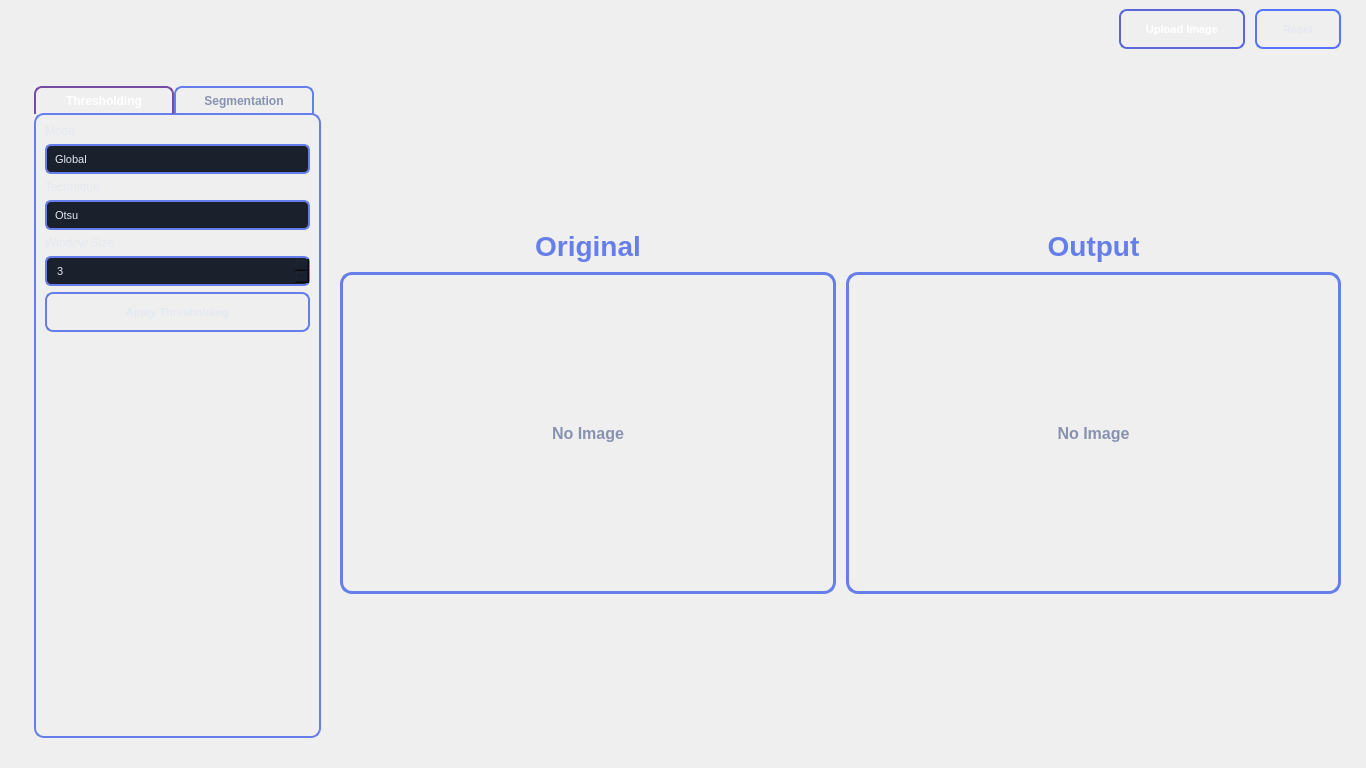
<?xml version="1.0" encoding="UTF-8"?>
<ui version="4.0">
 <class>Form</class>
 <widget class="QWidget" name="Form">
  <property name="geometry">
   <rect>
    <x>0</x>
    <y>0</y>
    <width>1366</width>
    <height>768</height>
   </rect>
  </property>
  <property name="minimumSize">
   <size>
    <width>1200</width>
    <height>700</height>
   </size>
  </property>
  <property name="windowTitle">
   <string>Image Studio</string>
  </property>
  <property name="styleSheet">
   <string notr="true">/* ========================================
   STYLESHEET SECTION - Professional Gradient Theme
   Theme Colors: Purple/Blue Gradient (#667eea, #764ba2)
   Dark Background: #0f1419, #1a202c, #2d3748
   ======================================== */

/* Main Window */
QMainWindow, QWidget {
    background: qlineargradient(x1:0, y1:0, x2:1, y2:1,
                                stop:0 #0f1419, stop:1 #1a1f2e);
    color: #e4e8f0;
    font-family: 'Segoe UI Semibold', 'Segoe UI';
    font-size: 12px;
}

/* Labels */
QLabel {
    color: #e4e8f0;
    font-family: 'Segoe UI', 'Roboto', Arial, sans-serif;
    font-size: 12px;
}

/* Buttons */
QPushButton {
    background: qlineargradient(x1:0, y1:0, x2:0, y2:1,
                                stop:0 #1f1f3d, stop:1 #0f0f25);
    color: #e4e8f0;
    border: 2px solid #667eea;
    border-radius: 8px;
    padding: 6px 12px;
    font-size: 11px;
    font-weight: 600;
    min-height: 24px;
}

QPushButton:hover {
    background: qlineargradient(x1:0, y1:0, x2:0, y2:1,
                                stop:0 #2d2d5f, stop:1 #1a1a38);
    border: 2px solid #764ba2;
    color: #ffffff;
}

QPushButton:pressed {
    background: qlineargradient(x1:0, y1:0, x2:0, y2:1,
                                stop:0 #667eea, stop:1 #764ba2);
    border: 2px solid #7c3aed;
    color: #ffffff;
}

QPushButton#btnUploadOriginal {
    background: qlineargradient(x1:0, y1:0, x2:0, y2:1,
                                stop:0 #667eea, stop:1 #764ba2);
    border: 2px solid #5a67d8;
    color: #ffffff;
    min-width: 98px;
}

QPushButton#btnUploadOriginal:hover {
    background: qlineargradient(x1:0, y1:0, x2:0, y2:1,
                                stop:0 #764ba2, stop:1 #9333ea);
    border: 2px solid #7c3aed;
    color: #ffffff;
}

QPushButton#btnReset {
    background: qlineargradient(x1:0, y1:0, x2:0, y2:1,
                                stop:0 #1f1f3d, stop:1 #0f0f25);
    border-color: #5674ff;
    min-width: 58px;
}

QPushButton#btnUploadMatchImage1, QPushButton#btnUploadMatchImage2 {
    min-width: 24px;
    max-width: 24px;
    min-height: 24px;
    max-height: 24px;
    padding: 0;
    border-radius: 6px;
    background: qlineargradient(x1:0, y1:0, x2:0, y2:1,
                                stop:0 #1f1f3d, stop:1 #0f0f25);
    border: 2px solid #667eea;
}

QPushButton#btnUploadMatchImage1:hover, QPushButton#btnUploadMatchImage2:hover {
    background: qlineargradient(x1:0, y1:0, x2:0, y2:1,
                                stop:0 #2d2d5f, stop:1 #1a1a38);
    border: 2px solid #764ba2;
}

/* Input Fields */
QComboBox, QSpinBox, QDoubleSpinBox {
    background-color: #1a202c;
    color: #e4e8f0;
    border: 2px solid #667eea;
    border-radius: 6px;
    padding: 5px 8px;
    font-size: 11px;
    selection-background-color: #764ba2;
}

QComboBox:focus, QSpinBox:focus, QDoubleSpinBox:focus {
    border: 2px solid #764ba2;
    background-color: #1f2937;
}

QComboBox::drop-down {
    border: none;
    width: 22px;
}

QComboBox::down-arrow {
    image: none;
    border-left: 5px solid transparent;
    border-right: 5px solid transparent;
    border-top: 6px solid #667eea;
    margin-right: 8px;
}

QComboBox QAbstractItemView {
    background-color: #1a202c;
    color: #e4e8f0;
    border: 2px solid #667eea;
    border-radius: 8px;
    selection-background-color: #667eea;
    padding: 4px;
}

/* Group Boxes */
QGroupBox {
    color: #e4e8f0;
    border: 2px solid #667eea;
    border-radius: 12px;
    margin-top: 12px;
    font-weight: 600;
    font-size: 13px;
    padding: 10px 8px 8px 8px;
    background: qlineargradient(x1:0, y1:0, x2:0, y2:1,
                                stop:0 #1a1a36, stop:1 #0f0f1f);
}

QGroupBox::title {
    subcontrol-origin: margin;
    subcontrol-position: top center;
    padding: 3px 12px;
    background: qlineargradient(x1:0, y1:0, x2:1, y2:0,
                                stop:0 #667eea, stop:1 #764ba2);
    border-radius: 6px;
    color: #ffffff;
    font-weight: bold;
    font-size: 12px;
}

/* Checkboxes */
QCheckBox {
    color: #e4e8f0;
    font-size: 12px;
    spacing: 8px;
    padding: 4px;
}

QCheckBox::indicator {
    width: 20px;
    height: 20px;
    border: 2px solid #667eea;
    border-radius: 6px;
    background-color: #1a202c;
}

QCheckBox::indicator:hover {
    border: 2px solid #764ba2;
    background-color: #1f2937;
}

QCheckBox::indicator:checked {
    background: qlineargradient(x1:0, y1:0, x2:1, y2:1,
                                stop:0 #667eea, stop:1 #764ba2);
    border: 2px solid #5a67d8;
    image: none;
}

/* Radio Buttons */
QRadioButton {
    color: #e4e8f0;
    font-size: 12px;
    spacing: 8px;
    padding: 4px;
}

QRadioButton::indicator {
    width: 18px;
    height: 18px;
    border: 2px solid #667eea;
    border-radius: 9px;
    background-color: #1a202c;
}

QRadioButton::indicator:hover {
    border: 2px solid #764ba2;
    background-color: #1f2937;
}

QRadioButton::indicator:checked {
    background: qlineargradient(x1:0, y1:0, x2:1, y2:1,
                                stop:0 #667eea, stop:1 #764ba2);
    border: 2px solid #5a67d8;
}

/* Sliders */
QSlider::groove:horizontal {
    background: #1a202c;
    height: 8px;
    border-radius: 4px;
    border: 1px solid #667eea;
}

QSlider::handle:horizontal {
    background: qlineargradient(x1:0, y1:0, x2:1, y2:0,
                                stop:0 #667eea, stop:1 #764ba2);
    border: 2px solid #5a67d8;
    width: 18px;
    margin: -6px 0;
    border-radius: 9px;
}

QSlider::handle:horizontal:hover {
    background: qlineargradient(x1:0, y1:0, x2:1, y2:0,
                                stop:0 #764ba2, stop:1 #9333ea);
    border: 2px solid #7c3aed;
}

QSlider::sub-page:horizontal {
    background: qlineargradient(x1:0, y1:0, x2:1, y2:0,
                                stop:0 #667eea, stop:1 #764ba2);
    border-radius: 4px;
}

/* Scroll Area */
QScrollArea {
    border: none;
    background: transparent;
}

QScrollBar:vertical {
    background-color: #0f0f25;
    width: 12px;
    border-radius: 6px;
}

QScrollBar::handle:vertical {
    background: qlineargradient(x1:0, y1:0, x2:1, y2:0,
                                stop:0 #667eea, stop:1 #764ba2);
    border-radius: 6px;
    min-height: 30px;
}

QScrollBar::handle:vertical:hover {
    background: qlineargradient(x1:0, y1:0, x2:1, y2:0,
                                stop:0 #764ba2, stop:1 #9333ea);
}

/* Custom Frames */
#topBar {
    background: qlineargradient(x1:0, y1:0, x2:1, y2:0,
                                stop:0 #0f1419, stop:1 #1a1f2e);
}

#leftImageFrame, #rightImageFrame {
    border: 3px solid #667eea;
    border-radius: 12px;
    background: qlineargradient(x1:0, y1:0, x2:0, y2:1,
                                stop:0 #0f0f25, stop:1 #0a0a15);
}

#matchImage1Frame, #matchImage2Frame, #matchResultFrame {
    border: 3px solid #667eea;
    border-radius: 12px;
    background: qlineargradient(x1:0, y1:0, x2:0, y2:1,
                                stop:0 #0f0f25, stop:1 #0a0a15);
}

#lblSingleOriginalTitle, #lblSingleOutputTitle {
    font-size: 28px;
    font-weight: 700;
    color: #667eea;
}

#lblImg1Title, #lblImg2Title {
    border: 0;
    background-color: transparent;
    padding: 1px 2px;
    font-weight: 700;
    font-size: 14px;
    color: #e4e8f0;
}

#lblOriginal, #lblProcessed, #lblMatchImage1, #lblMatchImage2, #lblMatchResult {
    border: 0;
    background-color: transparent;
    color: #8892b0;
    font-size: 16px;
    font-weight: 500;
}

#hDivider {
    background-color: qlineargradient(x1:0, y1:0, x2:1, y2:0,
                                      stop:0 #667eea, stop:1 #764ba2);
    min-height: 2px;
    max-height: 2px;
}

#frameHarris, #frameLambda, #frameSift, #frameMatching, #matchSideFrame {
    border: 2px solid #667eea;
    border-radius: 14px;
    background: qlineargradient(x1:0, y1:0, x2:0, y2:1,
                                stop:0 #1a1a36, stop:1 #0f0f1f);
}

#matchThreshold, #matchCount {
    background-color: #1a202c;
    border: 2px solid #667eea;
    border-radius: 6px;
    min-height: 20px;
    padding: 2px 4px;
    color: #e4e8f0;
}

#lblMatchUsing {
    font-size: 24px;
    font-weight: 700;
    padding-top: 6px;
    padding-bottom: 4px;
    color: #667eea;
}

QLabel[chipTitle=&quot;true&quot;] {
    background: qlineargradient(x1:0, y1:0, x2:1, y2:0,
                                stop:0 #667eea, stop:1 #764ba2);
    border: 1px solid #aebdff;
    border-radius: 8px;
    color: #edf2ff;
    font-weight: 700;
}

#topTimeFrame {
    border-radius: 8px;
    background: qlineargradient(x1:0, y1:0, x2:0, y2:1,
                                stop:0 #1a1a36, stop:1 #0f0f1f);
    border: 1px solid #667eea;
}

#matchTimeFrame {
    border-radius: 8px;
    background: qlineargradient(x1:0, y1:0, x2:0, y2:1,
                                stop:0 #1a1a36, stop:1 #0f0f1f);
    border: 1px solid #667eea;
}

QMenuBar, QMenu {
    background-color: #0f1419;
    color: #e4e8f0;
    border-bottom: 1px solid #667eea;
}

QMenuBar::item:selected {
    background: qlineargradient(x1:0, y1:0, x2:1, y2:0,
                                stop:0 #667eea, stop:1 #764ba2);
    color: #ffffff;
}

/* Tab Widget */
QTabWidget::pane {
    border: 2px solid #667eea;
    border-radius: 10px;
    background: qlineargradient(x1:0, y1:0, x2:0, y2:1,
                                stop:0 #1a1a36, stop:1 #0f0f1f);
    top: -1px;
}

QTabBar::tab {
    background: qlineargradient(x1:0, y1:0, x2:0, y2:1,
                                stop:0 #1f1f3d, stop:1 #0f0f25);
    color: #8892b0;
    border: 2px solid #667eea;
    border-bottom: none;
    border-top-left-radius: 8px;
    border-top-right-radius: 8px;
    padding: 6px 18px;
    font-size: 12px;
    font-weight: 600;
    min-width: 100px;
}

QTabBar::tab:selected {
    background: qlineargradient(x1:0, y1:0, x2:1, y2:0,
                                stop:0 #667eea, stop:1 #764ba2);
    color: #ffffff;
    border-color: #764ba2;
}

QTabBar::tab:hover:!selected {
    background: qlineargradient(x1:0, y1:0, x2:0, y2:1,
                                stop:0 #2d2d5f, stop:1 #1a1a38);
    color: #e4e8f0;
    border-color: #764ba2;
}</string>
  </property>
  <layout class="QVBoxLayout" name="rootLayout">
   <property name="spacing">
    <number>10</number>
   </property>
   <property name="leftMargin">
    <number>16</number>
   </property>
   <property name="topMargin">
    <number>0</number>
   </property>
   <property name="rightMargin">
    <number>16</number>
   </property>
   <property name="bottomMargin">
    <number>12</number>
   </property>
   <item>
    <widget class="QFrame" name="topBar">
     <layout class="QHBoxLayout" name="topBarLayout">
      <property name="spacing">
       <number>10</number>
      </property>
      <item>
       <spacer name="horizontalSpacer">
        <property name="orientation">
         <enum>Qt::Orientation::Horizontal</enum>
        </property>
        <property name="sizeHint" stdset="0">
         <size>
          <width>40</width>
          <height>20</height>
         </size>
        </property>
       </spacer>
      </item>
      <item>
       <widget class="QPushButton" name="btnUploadOriginal">
        <property name="text">
         <string>Upload Image</string>
        </property>
       </widget>
      </item>
      <item>
       <widget class="QPushButton" name="btnReset">
        <property name="text">
         <string>Reset</string>
        </property>
       </widget>
      </item>
     </layout>
    </widget>
   </item>
   <item>
    <widget class="QStackedWidget" name="displayStack">
     <property name="sizePolicy">
      <sizepolicy hsizetype="Expanding" vsizetype="Expanding">
       <horstretch>0</horstretch>
       <verstretch>0</verstretch>
      </sizepolicy>
     </property>
     <widget class="QWidget" name="pageSingleView">
      <layout class="QHBoxLayout" name="pageSingleViewLayout">
       <property name="spacing">
        <number>10</number>
       </property>
       <item>
        <widget class="QStackedWidget" name="parametersStack">
         <property name="minimumSize">
          <size>
           <width>240</width>
           <height>0</height>
          </size>
         </property>
         <property name="maximumSize">
          <size>
           <width>305</width>
           <height>16777215</height>
          </size>
         </property>
         <widget class="QWidget" name="pageTabView">
          <layout class="QVBoxLayout" name="pageTabViewLayout">
           <item>
            <widget class="QTabWidget" name="tabs">
             <property name="currentIndex">
              <number>0</number>
             </property>
             <widget class="QWidget" name="tabThreshold">
              <attribute name="title">
               <string>Thresholding</string>
              </attribute>
              <layout class="QVBoxLayout" name="tabThresholdLayout">
               <item>
                <widget class="QLabel" name="labelThresholdMode">
                 <property name="text">
                  <string>Mode</string>
                 </property>
                </widget>
               </item>
               <item>
                <widget class="QComboBox" name="comboThresholdMode">
                 <item>
                  <property name="text">
                   <string>Global</string>
                  </property>
                 </item>
                 <item>
                  <property name="text">
                   <string>Local</string>
                  </property>
                 </item>
                </widget>
               </item>
               <item>
                <widget class="QLabel" name="labelThresholdTechnique">
                 <property name="text">
                  <string>Technique</string>
                 </property>
                </widget>
               </item>
               <item>
                <widget class="QComboBox" name="comboThresholdTechnique">
                 <item>
                  <property name="text">
                   <string>Otsu</string>
                  </property>
                 </item>
                 <item>
                  <property name="text">
                   <string>Spectral</string>
                  </property>
                 </item>
                 <item>
                  <property name="text">
                   <string>Optimal</string>
                  </property>
                 </item>
                </widget>
               </item>
               <item>
                <widget class="QLabel" name="labelWindowSize">
                 <property name="text">
                  <string>Window Size</string>
                 </property>
                </widget>
               </item>
               <item>
                <widget class="QSpinBox" name="windowSize">
                 <property name="minimum">
                  <number>3</number>
                 </property>
                 <property name="maximum">
                  <number>150</number>
                 </property>
                 <property name="value">
                  <number>3</number>
                 </property>
                </widget>
               </item>
               <item>
                <widget class="QPushButton" name="btnApplyThreshold">
                 <property name="text">
                  <string>Apply Thresholding</string>
                 </property>
                </widget>
               </item>
               <item>
                <spacer name="verticalSpacerThreshold">
                 <property name="orientation">
                  <enum>Qt::Orientation::Vertical</enum>
                 </property>
                 <property name="sizeHint" stdset="0">
                  <size>
                   <width>20</width>
                   <height>40</height>
                  </size>
                 </property>
                </spacer>
               </item>
              </layout>
             </widget>
             <widget class="QWidget" name="tabSegmentation">
              <attribute name="title">
               <string>Segmentation</string>
              </attribute>
              <layout class="QVBoxLayout" name="tabSegmentationLayout">
               <!-- Method selection -->
               <item>
                <widget class="QLabel" name="labelSegMethod">
                 <property name="text">
                  <string>Method</string>
                 </property>
                </widget>
               </item>
               <item>
                <widget class="QComboBox" name="comboSegMethod">
                 <item>
                  <property name="text">
                   <string>KMeans</string>
                  </property>
                 </item>
                 <item>
                  <property name="text">
                   <string>MeanShift</string>
                  </property>
                 </item>
                 <item>
                  <property name="text">
                   <string>Agglomerative</string>
                  </property>
                 </item>
                </widget>
               </item>
               <item>
                <widget class="QStackedWidget" name="segParamsStack">
                 <!-- Page 0: KMeans -->
                 <widget class="QWidget" name="pageKMeans">
                  <layout class="QVBoxLayout" name="pageKMeansLayout">
                   <item>
                    <widget class="QLabel" name="labelKValue">
                     <property name="text">
                      <string>K (clusters)</string>
                     </property>
                    </widget>
                   </item>
                   <item>
                    <widget class="QSpinBox" name="spinKValue">
                     <property name="minimum">
                      <number>2</number>
                     </property>
                     <property name="maximum">
                      <number>20</number>
                     </property>
                     <property name="value">
                      <number>5</number>
                     </property>
                    </widget>
                   </item>
                   <item>
                    <spacer name="spacerKMeans">
                     <property name="orientation">
                      <enum>Qt::Orientation::Vertical</enum>
                     </property>
                     <property name="sizeHint" stdset="0">
                      <size>
                       <width>20</width>
                       <height>20</height>
                      </size>
                     </property>
                    </spacer>
                   </item>
                  </layout>
                 </widget>
                 <!-- Page 1: MeanShift -->
                 <widget class="QWidget" name="pageMeanShift">
                  <layout class="QVBoxLayout" name="pageMeanShiftLayout">
                   <item>
                    <widget class="QLabel" name="labelSpatialRadius">
                     <property name="text">
                      <string>Spatial Radius</string>
                     </property>
                    </widget>
                   </item>
                   <item>
                    <widget class="QSpinBox" name="spinSpatialRadius">
                     <property name="minimum">
                      <number>1</number>
                     </property>
                     <property name="maximum">
                      <number>50</number>
                     </property>
                     <property name="value">
                      <number>7</number>
                     </property>
                    </widget>
                   </item>
                   <item>
                    <widget class="QLabel" name="labelColorRadius">
                     <property name="text">
                      <string>Color Radius</string>
                     </property>
                    </widget>
                   </item>
                   <item>
                    <widget class="QDoubleSpinBox" name="spinColorRadius">
                     <property name="minimum">
                      <double>1.000000000000000</double>
                     </property>
                     <property name="maximum">
                      <double>50.000000000000000</double>
                     </property>
                     <property name="singleStep">
                      <double>0.500000000000000</double>
                     </property>
                     <property name="value">
                      <double>6.500000000000000</double>
                     </property>
                    </widget>
                   </item>
                   <item>
                    <widget class="QLabel" name="labelMinRegion">
                     <property name="text">
                      <string>Min Region Size</string>
                     </property>
                    </widget>
                   </item>
                   <item>
                    <widget class="QSpinBox" name="spinMinRegion">
                     <property name="minimum">
                      <number>1</number>
                     </property>
                     <property name="maximum">
                      <number>500</number>
                     </property>
                     <property name="value">
                      <number>20</number>
                     </property>
                    </widget>
                   </item>
                   <item>
                    <spacer name="spacerMS">
                     <property name="orientation">
                      <enum>Qt::Orientation::Vertical</enum>
                     </property>
                     <property name="sizeHint" stdset="0">
                      <size>
                       <width>20</width>
                       <height>20</height>
                      </size>
                     </property>
                    </spacer>
                   </item>
                  </layout>
                 </widget>
                 <!-- Page 2: Agglomerative -->
                 <widget class="QWidget" name="pageAgglomerative">
                  <layout class="QVBoxLayout" name="pageAgglomerativeLayout">
                   <item>
                    <widget class="QLabel" name="labelNClusters">
                     <property name="text">
                      <string>N Clusters</string>
                     </property>
                    </widget>
                   </item>
                   <item>
                    <widget class="QSpinBox" name="spinNClusters">
                     <property name="minimum">
                      <number>2</number>
                     </property>
                     <property name="maximum">
                      <number>20</number>
                     </property>
                     <property name="value">
                      <number>6</number>
                     </property>
                    </widget>
                   </item>
                   <item>
                    <widget class="QLabel" name="labelLinkage">
                     <property name="text">
                      <string>Linkage</string>
                     </property>
                    </widget>
                   </item>
                   <item>
                    <widget class="QComboBox" name="comboLinkage">
                     <item>
                      <property name="text">
                       <string>ward</string>
                      </property>
                     </item>
                     <item>
                      <property name="text">
                       <string>average</string>
                      </property>
                     </item>
                     <item>
                      <property name="text">
                       <string>complete</string>
                      </property>
                     </item>
                     <item>
                      <property name="text">
                       <string>single</string>
                      </property>
                     </item>
                    </widget>
                   </item>
                   <item>
                    <widget class="QLabel" name="labelResizeDim">
                     <property name="text">
                      <string>Resize Dim</string>
                     </property>
                    </widget>
                   </item>
                   <item>
                    <widget class="QSpinBox" name="spinResizeDim">
                     <property name="minimum">
                      <number>20</number>
                     </property>
                     <property name="maximum">
                      <number>300</number>
                     </property>
                     <property name="singleStep">
                      <number>10</number>
                     </property>
                     <property name="value">
                      <number>100</number>
                     </property>
                    </widget>
                   </item>
                   <item>
                    <spacer name="spacerAgg">
                     <property name="orientation">
                      <enum>Qt::Orientation::Vertical</enum>
                     </property>
                     <property name="sizeHint" stdset="0">
                      <size>
                       <width>20</width>
                       <height>20</height>
                      </size>
                     </property>
                    </spacer>
                   </item>
                  </layout>
                 </widget>
                </widget>
               </item>
               <!-- Apply button -->
               <item>
                <widget class="QPushButton" name="btnApplySegmentation">
                 <property name="text">
                  <string>Apply Segmentation</string>
                 </property>
                </widget>
               </item>
               <item>
                <spacer name="verticalSpacerSegmentation">
                 <property name="orientation">
                  <enum>Qt::Orientation::Vertical</enum>
                 </property>
                 <property name="sizeHint" stdset="0">
                  <size>
                   <width>20</width>
                   <height>40</height>
                  </size>
                 </property>
                </spacer>
               </item>
              </layout>
             </widget>
            </widget>
           </item>
          </layout>
         </widget>
        </widget>
       </item>
       <item>
        <layout class="QVBoxLayout" name="singleImagesColumn">
         <property name="spacing">
          <number>10</number>
         </property>
         <item>
          <spacer name="topSpacer">
           <property name="orientation">
            <enum>Qt::Orientation::Vertical</enum>
           </property>
           <property name="sizeHint" stdset="0">
            <size>
             <width>20</width>
             <height>40</height>
            </size>
           </property>
          </spacer>
         </item>
         <item>
          <layout class="QHBoxLayout" name="titleRow">
           <property name="spacing">
            <number>10</number>
           </property>
           <item>
            <widget class="QLabel" name="lblSingleOriginalTitle">
             <property name="text">
              <string>Original</string>
             </property>
             <property name="alignment">
              <set>Qt::AlignmentFlag::AlignCenter</set>
             </property>
            </widget>
           </item>
           <item>
            <widget class="QLabel" name="lblSingleOutputTitle">
             <property name="text">
              <string>Output</string>
             </property>
             <property name="alignment">
              <set>Qt::AlignmentFlag::AlignCenter</set>
             </property>
            </widget>
           </item>
          </layout>
         </item>
         <item>
          <layout class="QHBoxLayout" name="imagesRow">
           <property name="spacing">
            <number>10</number>
           </property>
           <item>
            <widget class="QFrame" name="leftImageFrame">
             <property name="sizePolicy">
              <sizepolicy hsizetype="Expanding" vsizetype="Minimum">
               <horstretch>1</horstretch>
               <verstretch>0</verstretch>
              </sizepolicy>
             </property>
             <property name="maximumSize">
              <size>
               <width>16777215</width>
               <height>350</height>
              </size>
             </property>
             <layout class="QVBoxLayout" name="leftImageLayout">
              <property name="leftMargin">
               <number>8</number>
              </property>
              <property name="topMargin">
               <number>8</number>
              </property>
              <property name="rightMargin">
               <number>8</number>
              </property>
              <property name="bottomMargin">
               <number>8</number>
              </property>
              <item>
               <widget class="QLabel" name="lblOriginal">
                <property name="minimumSize">
                 <size>
                  <width>300</width>
                  <height>300</height>
                 </size>
                </property>
                <property name="text">
                 <string>No Image</string>
                </property>
                <property name="alignment">
                 <set>Qt::AlignmentFlag::AlignCenter</set>
                </property>
               </widget>
              </item>
             </layout>
            </widget>
           </item>
           <item>
            <widget class="QFrame" name="rightImageFrame">
             <property name="sizePolicy">
              <sizepolicy hsizetype="Expanding" vsizetype="Minimum">
               <horstretch>1</horstretch>
               <verstretch>0</verstretch>
              </sizepolicy>
             </property>
             <property name="maximumSize">
              <size>
               <width>16777215</width>
               <height>350</height>
              </size>
             </property>
             <layout class="QVBoxLayout" name="rightImageLayout">
              <property name="leftMargin">
               <number>8</number>
              </property>
              <property name="topMargin">
               <number>8</number>
              </property>
              <property name="rightMargin">
               <number>8</number>
              </property>
              <property name="bottomMargin">
               <number>8</number>
              </property>
              <item>
               <widget class="QLabel" name="lblProcessed">
                <property name="minimumSize">
                 <size>
                  <width>300</width>
                  <height>300</height>
                 </size>
                </property>
                <property name="text">
                 <string>No Image</string>
                </property>
                <property name="alignment">
                 <set>Qt::AlignmentFlag::AlignCenter</set>
                </property>
               </widget>
              </item>
             </layout>
            </widget>
           </item>
          </layout>
         </item>
         <item>
          <spacer name="bottomSpacer">
           <property name="orientation">
            <enum>Qt::Orientation::Vertical</enum>
           </property>
           <property name="sizeHint" stdset="0">
            <size>
             <width>20</width>
             <height>40</height>
            </size>
           </property>
          </spacer>
         </item>
        </layout>
       </item>
      </layout>
     </widget>
    </widget>
   </item>
  </layout>
 </widget>
 <resources/>
 <connections/>
</ui>
